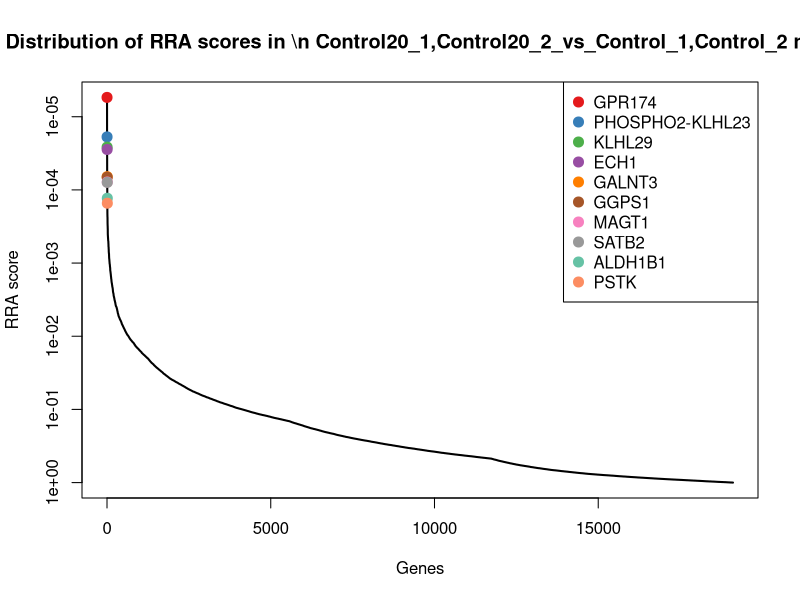
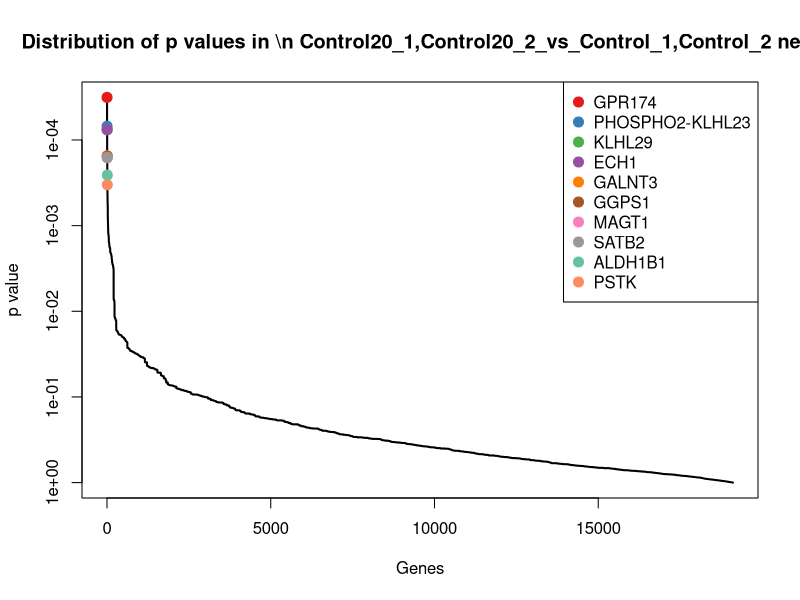
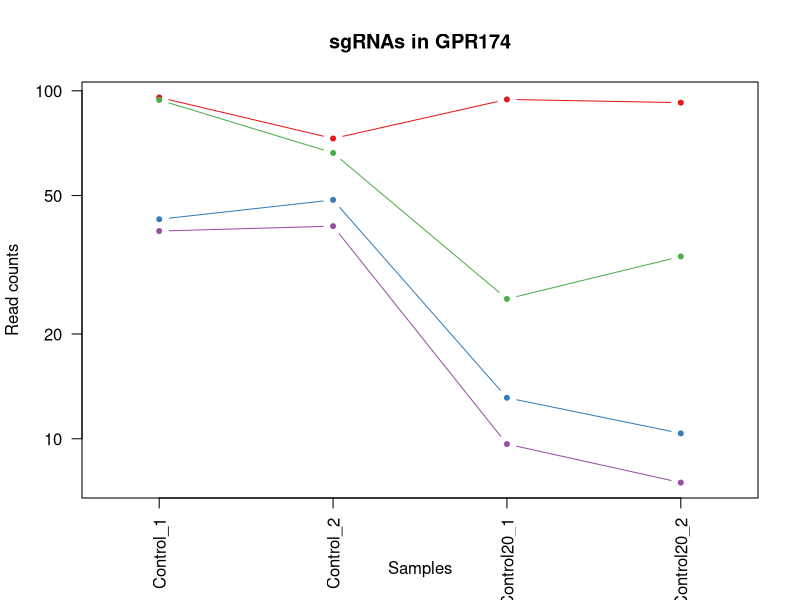
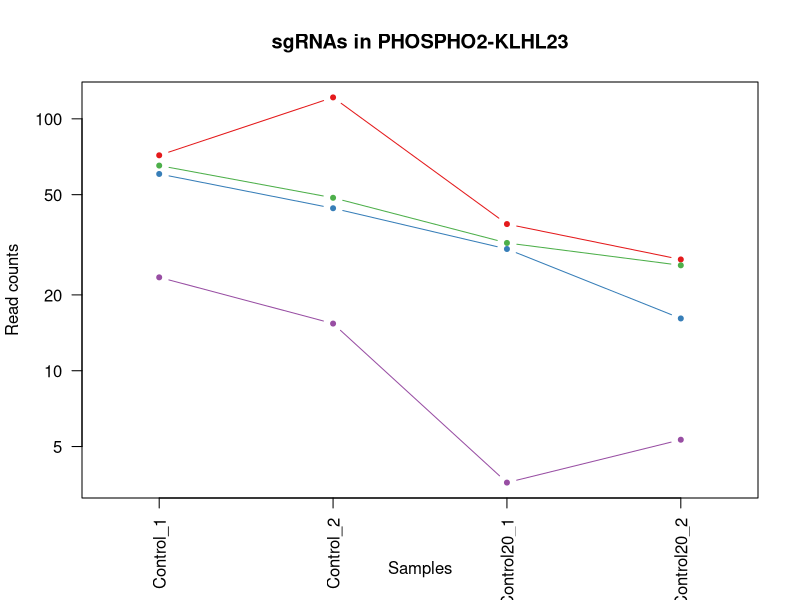
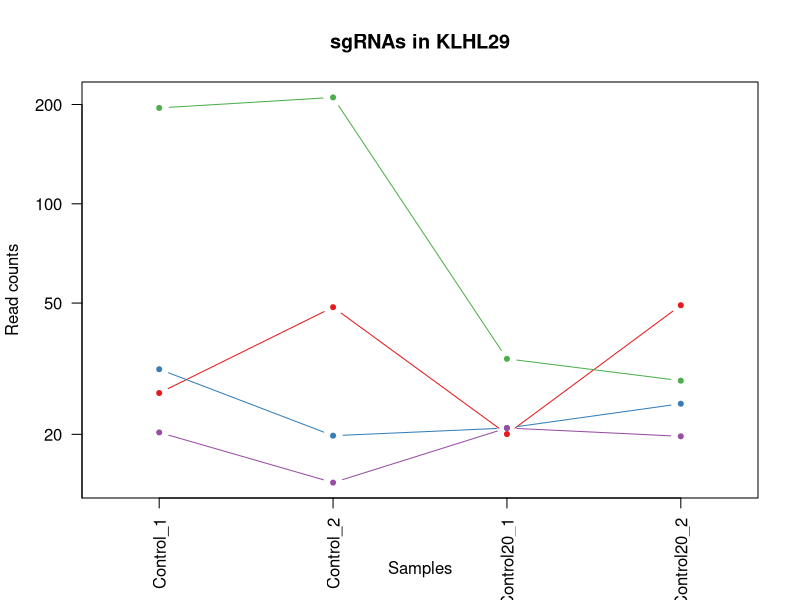
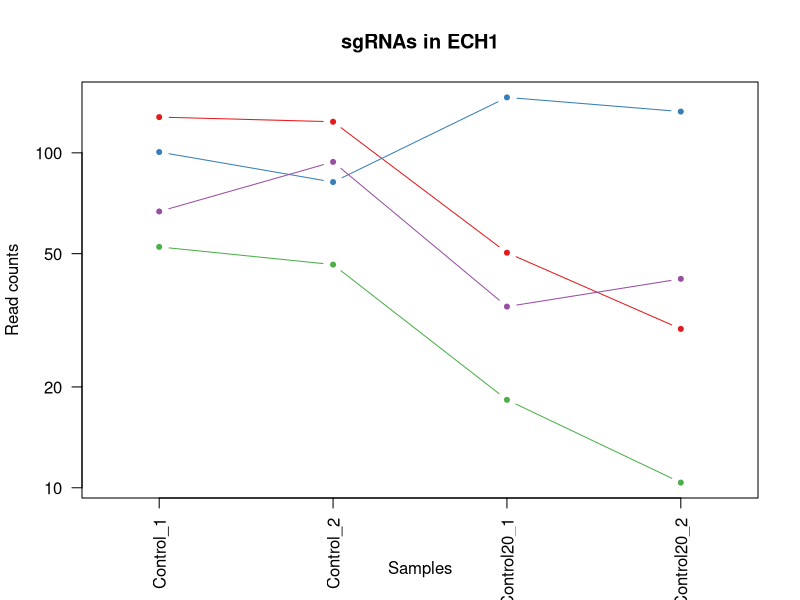
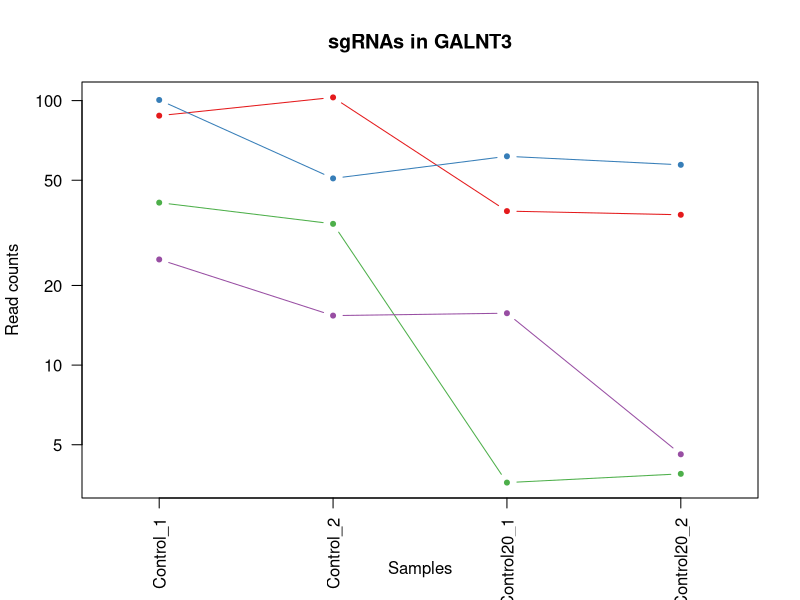
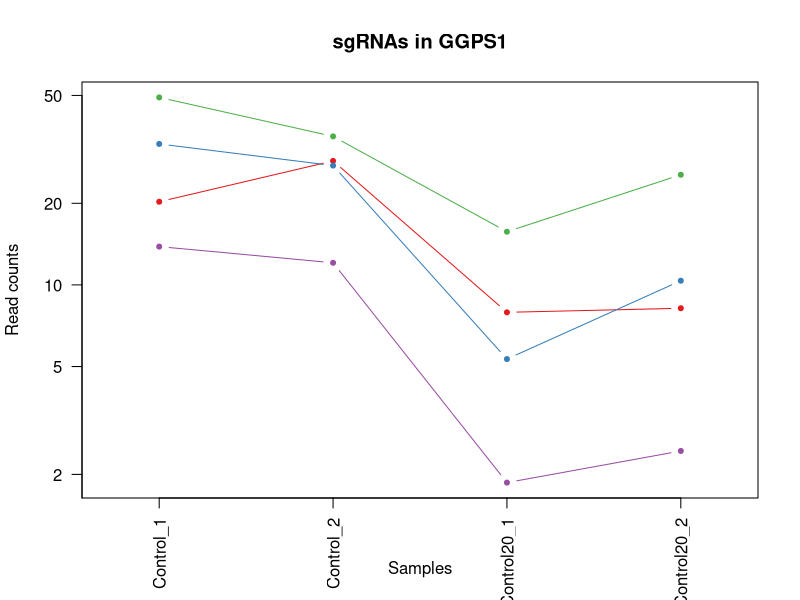

Here is the R script that generated these plots, in order: (Note: this script raises an error after producing the figures.)
pdf(file='mageck_essential.pdf',width=4.5,height=4.5);
gstable=read.table('mageck_essential.gene_summary.txt',header=T)
# 
#
# parameters
# Do not modify the variables beginning with "__"

# gstablename='__GENE_SUMMARY_FILE__'
startindex=3
# outputfile='__OUTPUT_FILE__'
targetgenelist=c("GPR174","PHOSPHO2-KLHL23","KLHL29","ECH1","GALNT3","GGPS1","MAGT1","SATB2","ALDH1B1","PSTK")
# samplelabel=sub('.\\w+.\\w+$','',colnames(gstable)[startindex]);
samplelabel='Control20_1,Control20_2_vs_Control_1,Control_2 neg.'


# You need to write some codes in front of this code:
# gstable=read.table(gstablename,header=T)
# pdf(file=outputfile,width=6,height=6)


# set up color using RColorBrewer
#library(RColorBrewer)
#colors <- brewer.pal(length(targetgenelist), "Set1")

colors=c( "#E41A1C", "#377EB8", "#4DAF4A", "#984EA3", "#FF7F00",  "#A65628", "#F781BF",
          "#999999", "#66C2A5", "#FC8D62", "#8DA0CB", "#E78AC3", "#A6D854", "#FFD92F", "#E5C494", "#B3B3B3", 
          "#8DD3C7", "#FFFFB3", "#BEBADA", "#FB8072", "#80B1D3", "#FDB462", "#B3DE69", "#FCCDE5",
          "#D9D9D9", "#BC80BD", "#CCEBC5", "#FFED6F")

######
# function definition

plotrankedvalues<-function(val, tglist, ...){
  
  plot(val,log='y',ylim=c(max(val),min(val)),type='l',lwd=2, ...)
  if(length(tglist)>0){
    for(i in 1:length(tglist)){
      targetgene=tglist[i];
      tx=which(names(val)==targetgene);ty=val[targetgene];
      points(tx,ty,col=colors[(i %% length(colors)) ],cex=2,pch=20)
      # text(tx+50,ty,targetgene,col=colors[i])
    }
    legend('topright',tglist,pch=20,pt.cex = 2,cex=1,col=colors)
  }
}



plotrandvalues<-function(val,targetgenelist, ...){
  # choose the one with the best distance distribution
  
  mindiffvalue=0;
  randval=val;
  for(i in 1:20){
    randval0=sample(val)
    vindex=sort(which(names(randval0) %in% targetgenelist))
    if(max(vindex)>0.9*length(val)){
      # print('pass...')
      next;
    }
    mindiffind=min(diff(vindex));
    if (mindiffind > mindiffvalue){
      mindiffvalue=mindiffind;
      randval=randval0;
      # print(paste('Diff: ',mindiffvalue))
    }
  }
  plot(randval,log='y',ylim=c(max(randval),min(randval)),pch=20,col='grey', ...)
  
  if(length(targetgenelist)>0){
    for(i in 1:length(targetgenelist)){
      targetgene=targetgenelist[i];
      tx=which(names(randval)==targetgene);ty=randval[targetgene];
      points(tx,ty,col=colors[(i %% length(colors)) ],cex=2,pch=20)
      text(tx+50,ty,targetgene,col=colors[i])
    }
  }
  
}




# set.seed(1235)



pvec=gstable[,startindex]
names(pvec)=gstable[,'id']
pvec=sort(pvec);

plotrankedvalues(pvec,targetgenelist,xlab='Genes',ylab='RRA score',main=paste('Distribution of RRA scores in \\n',samplelabel))

# plotrandvalues(pvec,targetgenelist,xlab='Genes',ylab='RRA score',main=paste('Distribution of RRA scores in \\n',samplelabel))


pvec=gstable[,startindex+1]
names(pvec)=gstable[,'id']
pvec=sort(pvec);

plotrankedvalues(pvec,targetgenelist,xlab='Genes',ylab='p value',main=paste('Distribution of p values in \\n',samplelabel))

# plotrandvalues(pvec,targetgenelist,xlab='Genes',ylab='p value',main=paste('Distribution of p values in \\n',samplelabel))



# you need to write after this code:
# dev.off()






# parameters
# Do not modify the variables beginning with "__"
targetmat=list(c(94.731173748547,71.9343247805209,93.46092679888771,91.46754321285009),c(41.74594097393596,47.58732254711382,12.11530532578174,9.362819383992528),c(93.12556063416484,65.29423326231897,24.23061065156348,32.40975940612798),c(38.534714745171655,39.84054910921157,8.653789518415529,6.481951881225597))
targetgene="GPR174"
collabel=c("Control_1","Control_2","Control20_1","Control20_2")

# set up color using RColorBrewer
#library(RColorBrewer)
#colors <- brewer.pal(length(targetgenelist), "Set1")

colors=c( "#E41A1C", "#377EB8", "#4DAF4A", "#984EA3", "#FF7F00",  "#A65628", "#F781BF",
          "#999999", "#66C2A5", "#FC8D62", "#8DA0CB", "#E78AC3", "#A6D854", "#FFD92F", "#E5C494", "#B3B3B3", 
          "#8DD3C7", "#FFFFB3", "#BEBADA", "#FB8072", "#80B1D3", "#FDB462", "#B3DE69", "#FCCDE5",
          "#D9D9D9", "#BC80BD", "#CCEBC5", "#FFED6F")


## code

targetmatvec=unlist(targetmat)+1
yrange=range(targetmatvec[targetmatvec>0]);
# yrange[1]=1; # set the minimum value to 1
for(i in 1:length(targetmat)){
  vali=targetmat[[i]]+1;
  if(i==1){
    plot(1:length(vali),vali,type='b',las=1,pch=20,main=paste('sgRNAs in',targetgene),ylab='Read counts',xlab='Samples',xlim=c(0.7,length(vali)+0.3),ylim = yrange,col=colors[(i %% length(colors))],xaxt='n',log='y')
    axis(1,at=1:length(vali),labels=(collabel),las=2)
    # lines(0:100,rep(1,101),col='black');
  }else{
    lines(1:length(vali),vali,type='b',pch=20,col=colors[(i %% length(colors))])
  }
}




# parameters
# Do not modify the variables beginning with "__"
targetmat=list(c(70.6469770328147,120.62832924733505,37.21129492918678,26.64802440059412),c(59.407685232139634,43.160594868312536,29.4228843626128,15.124554389526393),c(64.2245245752861,47.58732254711382,31.153642266295904,25.207590649210655),c(22.478583601350135,14.38686495610418,2.5961368555246587,4.321301254150398))
targetgene="PHOSPHO2-KLHL23"
collabel=c("Control_1","Control_2","Control20_1","Control20_2")

# set up color using RColorBrewer
#library(RColorBrewer)
#colors <- brewer.pal(length(targetgenelist), "Set1")

colors=c( "#E41A1C", "#377EB8", "#4DAF4A", "#984EA3", "#FF7F00",  "#A65628", "#F781BF",
          "#999999", "#66C2A5", "#FC8D62", "#8DA0CB", "#E78AC3", "#A6D854", "#FFD92F", "#E5C494", "#B3B3B3", 
          "#8DD3C7", "#FFFFB3", "#BEBADA", "#FB8072", "#80B1D3", "#FDB462", "#B3DE69", "#FCCDE5",
          "#D9D9D9", "#BC80BD", "#CCEBC5", "#FFED6F")


## code

targetmatvec=unlist(targetmat)+1
yrange=range(targetmatvec[targetmatvec>0]);
# yrange[1]=1; # set the minimum value to 1
for(i in 1:length(targetmat)){
  vali=targetmat[[i]]+1;
  if(i==1){
    plot(1:length(vali),vali,type='b',las=1,pch=20,main=paste('sgRNAs in',targetgene),ylab='Read counts',xlab='Samples',xlim=c(0.7,length(vali)+0.3),ylim = yrange,col=colors[(i %% length(colors))],xaxt='n',log='y')
    axis(1,at=1:length(vali),labels=(collabel),las=2)
    # lines(0:100,rep(1,101),col='black');
  }else{
    lines(1:length(vali),vali,type='b',pch=20,col=colors[(i %% length(colors))])
  }
}




# parameters
# Do not modify the variables beginning with "__"
targetmat=list(c(25.689809830114438,47.58732254711382,19.038336940514164,48.25453067134611),c(30.506649173260897,18.813592634905465,19.903715892355716,23.76715689782719),c(194.27918684024044,209.16288282336075,32.88440016997901,28.088458151977587),c(19.267357372585828,13.280183036403859,19.903715892355716,18.725638767985057))
targetgene="KLHL29"
collabel=c("Control_1","Control_2","Control20_1","Control20_2")

# set up color using RColorBrewer
#library(RColorBrewer)
#colors <- brewer.pal(length(targetgenelist), "Set1")

colors=c( "#E41A1C", "#377EB8", "#4DAF4A", "#984EA3", "#FF7F00",  "#A65628", "#F781BF",
          "#999999", "#66C2A5", "#FC8D62", "#8DA0CB", "#E78AC3", "#A6D854", "#FFD92F", "#E5C494", "#B3B3B3", 
          "#8DD3C7", "#FFFFB3", "#BEBADA", "#FB8072", "#80B1D3", "#FDB462", "#B3DE69", "#FCCDE5",
          "#D9D9D9", "#BC80BD", "#CCEBC5", "#FFED6F")


## code

targetmatvec=unlist(targetmat)+1
yrange=range(targetmatvec[targetmatvec>0]);
# yrange[1]=1; # set the minimum value to 1
for(i in 1:length(targetmat)){
  vali=targetmat[[i]]+1;
  if(i==1){
    plot(1:length(vali),vali,type='b',las=1,pch=20,main=paste('sgRNAs in',targetgene),ylab='Read counts',xlab='Samples',xlim=c(0.7,length(vali)+0.3),ylim = yrange,col=colors[(i %% length(colors))],xaxt='n',log='y')
    axis(1,at=1:length(vali),labels=(collabel),las=2)
    # lines(0:100,rep(1,101),col='black');
  }else{
    lines(1:length(vali),vali,type='b',pch=20,col=colors[(i %% length(colors))])
  }
}




# parameters
# Do not modify the variables beginning with "__"
targetmat=list(c(126.84343603619004,122.84169308673569,49.32660025496851,28.80867502766932),c(99.54801309169345,80.78778013812347,145.38366390938089,131.79968825158713),c(51.379619660228876,45.37395870771318,17.307579036831058,9.362819383992528),c(65.83013768966825,92.961281254827,33.749779121820566,41.05236191442878))
targetgene="ECH1"
collabel=c("Control_1","Control_2","Control20_1","Control20_2")

# set up color using RColorBrewer
#library(RColorBrewer)
#colors <- brewer.pal(length(targetgenelist), "Set1")

colors=c( "#E41A1C", "#377EB8", "#4DAF4A", "#984EA3", "#FF7F00",  "#A65628", "#F781BF",
          "#999999", "#66C2A5", "#FC8D62", "#8DA0CB", "#E78AC3", "#A6D854", "#FFD92F", "#E5C494", "#B3B3B3", 
          "#8DD3C7", "#FFFFB3", "#BEBADA", "#FB8072", "#80B1D3", "#FDB462", "#B3DE69", "#FCCDE5",
          "#D9D9D9", "#BC80BD", "#CCEBC5", "#FFED6F")


## code

targetmatvec=unlist(targetmat)+1
yrange=range(targetmatvec[targetmatvec>0]);
# yrange[1]=1; # set the minimum value to 1
for(i in 1:length(targetmat)){
  vali=targetmat[[i]]+1;
  if(i==1){
    plot(1:length(vali),vali,type='b',las=1,pch=20,main=paste('sgRNAs in',targetgene),ylab='Read counts',xlab='Samples',xlim=c(0.7,length(vali)+0.3),ylim = yrange,col=colors[(i %% length(colors))],xaxt='n',log='y')
    axis(1,at=1:length(vali),labels=(collabel),las=2)
    # lines(0:100,rep(1,101),col='black');
  }else{
    lines(1:length(vali),vali,type='b',pch=20,col=colors[(i %% length(colors))])
  }
}




# parameters
# Do not modify the variables beginning with "__"
targetmat=list(c(86.70310817663623,101.81473661242957,37.21129492918678,36.01084378458665),c(99.54801309169345,49.800686386514464,60.5765266289087,56.176916303955174),c(40.14032785955381,33.200457591009645,2.5961368555246587,2.880867502766932),c(24.084196715732286,14.38686495610418,14.7114421813064,3.601084378458665))
targetgene="GALNT3"
collabel=c("Control_1","Control_2","Control20_1","Control20_2")

# set up color using RColorBrewer
#library(RColorBrewer)
#colors <- brewer.pal(length(targetgenelist), "Set1")

colors=c( "#E41A1C", "#377EB8", "#4DAF4A", "#984EA3", "#FF7F00",  "#A65628", "#F781BF",
          "#999999", "#66C2A5", "#FC8D62", "#8DA0CB", "#E78AC3", "#A6D854", "#FFD92F", "#E5C494", "#B3B3B3", 
          "#8DD3C7", "#FFFFB3", "#BEBADA", "#FB8072", "#80B1D3", "#FDB462", "#B3DE69", "#FCCDE5",
          "#D9D9D9", "#BC80BD", "#CCEBC5", "#FFED6F")


## code

targetmatvec=unlist(targetmat)+1
yrange=range(targetmatvec[targetmatvec>0]);
# yrange[1]=1; # set the minimum value to 1
for(i in 1:length(targetmat)){
  vali=targetmat[[i]]+1;
  if(i==1){
    plot(1:length(vali),vali,type='b',las=1,pch=20,main=paste('sgRNAs in',targetgene),ylab='Read counts',xlab='Samples',xlim=c(0.7,length(vali)+0.3),ylim = yrange,col=colors[(i %% length(colors))],xaxt='n',log='y')
    axis(1,at=1:length(vali),labels=(collabel),las=2)
    # lines(0:100,rep(1,101),col='black');
  }else{
    lines(1:length(vali),vali,type='b',pch=20,col=colors[(i %% length(colors))])
  }
}




# parameters
# Do not modify the variables beginning with "__"
targetmat=list(c(19.267357372585828,27.66704799250804,6.923031614732423,7.20216875691733),c(32.11226228764305,26.560366072807717,4.3268947592077645,9.362819383992528),c(48.16839343146457,34.307139510709966,14.7114421813064,24.48737377351892),c(12.844904915057219,11.066819197003214,0.8653789518415529,1.440433751383466))
targetgene="GGPS1"
collabel=c("Control_1","Control_2","Control20_1","Control20_2")

# set up color using RColorBrewer
#library(RColorBrewer)
#colors <- brewer.pal(length(targetgenelist), "Set1")

colors=c( "#E41A1C", "#377EB8", "#4DAF4A", "#984EA3", "#FF7F00",  "#A65628", "#F781BF",
          "#999999", "#66C2A5", "#FC8D62", "#8DA0CB", "#E78AC3", "#A6D854", "#FFD92F", "#E5C494", "#B3B3B3", 
          "#8DD3C7", "#FFFFB3", "#BEBADA", "#FB8072", "#80B1D3", "#FDB462", "#B3DE69", "#FCCDE5",
          "#D9D9D9", "#BC80BD", "#CCEBC5", "#FFED6F")


## code

targetmatvec=unlist(targetmat)+1
yrange=range(targetmatvec[targetmatvec>0]);
# yrange[1]=1; # set the minimum value to 1
for(i in 1:length(targetmat)){
  vali=targetmat[[i]]+1;
  if(i==1){
    plot(1:length(vali),vali,type='b',las=1,pch=20,main=paste('sgRNAs in',targetgene),ylab='Read counts',xlab='Samples',xlim=c(0.7,length(vali)+0.3),ylim = yrange,col=colors[(i %% length(colors))],xaxt='n',log='y')
    axis(1,at=1:length(vali),labels=(collabel),las=2)
    # lines(0:100,rep(1,101),col='black');
  }else{
    lines(1:length(vali),vali,type='b',pch=20,col=colors[(i %% length(colors))])
  }
}




# parameters
# Do not modify the variables beginning with "__"
targetmat=list(c(158.95569832383308,203.62947322485914,24.23061065156348,18.725638767985057),c(36.9291016307895,33.200457591009645,25.095989603405034,29.528891903361053),c(20.87297048696798,15.493546875804501,4.3268947592077645,1.440433751383466),c(32.11226228764305,13.280183036403859,17.307579036831058,18.005421892293324))
targetgene="MAGT1"
collabel=c("Control_1","Control_2","Control20_1","Control20_2")

# set up color using RColorBrewer
#library(RColorBrewer)
#colors <- brewer.pal(length(targetgenelist), "Set1")

colors=c( "#E41A1C", "#377EB8", "#4DAF4A", "#984EA3", "#FF7F00",  "#A65628", "#F781BF",
          "#999999", "#66C2A5", "#FC8D62", "#8DA0CB", "#E78AC3", "#A6D854", "#FFD92F", "#E5C494", "#B3B3B3", 
          "#8DD3C7", "#FFFFB3", "#BEBADA", "#FB8072", "#80B1D3", "#FDB462", "#B3DE69", "#FCCDE5",
          "#D9D9D9", "#BC80BD", "#CCEBC5", "#FFED6F")


## code

targetmatvec=unlist(targetmat)+1
yrange=range(targetmatvec[targetmatvec>0]);
# yrange[1]=1; # set the minimum value to 1
for(i in 1:length(targetmat)){
  vali=targetmat[[i]]+1;
  if(i==1){
    plot(1:length(vali),vali,type='b',las=1,pch=20,main=paste('sgRNAs in',targetgene),ylab='Read counts',xlab='Samples',xlim=c(0.7,length(vali)+0.3),ylim = yrange,col=colors[(i %% length(colors))],xaxt='n',log='y')
    axis(1,at=1:length(vali),labels=(collabel),las=2)
    # lines(0:100,rep(1,101),col='black');
  }else{
    lines(1:length(vali),vali,type='b',pch=20,col=colors[(i %% length(colors))])
  }
}




# parameters
# Do not modify the variables beginning with "__"
targetmat=list(c(43.35155408831812,44.26727678801286,12.980684277623293,15.124554389526393),c(33.7178754020252,52.014050225915106,10.384547422098635,7.20216875691733),c(44.95716720270027,55.33409598501608,27.692126458929692,23.76715689782719),c(52.98523277461103,40.947231028911894,25.961368555246587,22.326723146443722))
targetgene="SATB2"
collabel=c("Control_1","Control_2","Control20_1","Control20_2")

# set up color using RColorBrewer
#library(RColorBrewer)
#colors <- brewer.pal(length(targetgenelist), "Set1")

colors=c( "#E41A1C", "#377EB8", "#4DAF4A", "#984EA3", "#FF7F00",  "#A65628", "#F781BF",
          "#999999", "#66C2A5", "#FC8D62", "#8DA0CB", "#E78AC3", "#A6D854", "#FFD92F", "#E5C494", "#B3B3B3", 
          "#8DD3C7", "#FFFFB3", "#BEBADA", "#FB8072", "#80B1D3", "#FDB462", "#B3DE69", "#FCCDE5",
          "#D9D9D9", "#BC80BD", "#CCEBC5", "#FFED6F")


## code

targetmatvec=unlist(targetmat)+1
yrange=range(targetmatvec[targetmatvec>0]);
# yrange[1]=1; # set the minimum value to 1
for(i in 1:length(targetmat)){
  vali=targetmat[[i]]+1;
  if(i==1){
    plot(1:length(vali),vali,type='b',las=1,pch=20,main=paste('sgRNAs in',targetgene),ylab='Read counts',xlab='Samples',xlim=c(0.7,length(vali)+0.3),ylim = yrange,col=colors[(i %% length(colors))],xaxt='n',log='y')
    axis(1,at=1:length(vali),labels=(collabel),las=2)
    # lines(0:100,rep(1,101),col='black');
  }else{
    lines(1:length(vali),vali,type='b',pch=20,col=colors[(i %% length(colors))])
  }
}




# parameters
# Do not modify the variables beginning with "__"
targetmat=list(c(19.267357372585828,28.77372991220836,20.76909484419727,21.60650627075199),c(81.88626883348977,173.74906139295047,10.384547422098635,10.803253135375995),c(32.11226228764305,23.24032031370675,12.980684277623293,12.24368688675946),c(27.29542294449659,14.38686495610418,15.576821133147952,25.927807524902388))
targetgene="ALDH1B1"
collabel=c("Control_1","Control_2","Control20_1","Control20_2")

# set up color using RColorBrewer
#library(RColorBrewer)
#colors <- brewer.pal(length(targetgenelist), "Set1")

colors=c( "#E41A1C", "#377EB8", "#4DAF4A", "#984EA3", "#FF7F00",  "#A65628", "#F781BF",
          "#999999", "#66C2A5", "#FC8D62", "#8DA0CB", "#E78AC3", "#A6D854", "#FFD92F", "#E5C494", "#B3B3B3", 
          "#8DD3C7", "#FFFFB3", "#BEBADA", "#FB8072", "#80B1D3", "#FDB462", "#B3DE69", "#FCCDE5",
          "#D9D9D9", "#BC80BD", "#CCEBC5", "#FFED6F")


## code

targetmatvec=unlist(targetmat)+1
yrange=range(targetmatvec[targetmatvec>0]);
# yrange[1]=1; # set the minimum value to 1
for(i in 1:length(targetmat)){
  vali=targetmat[[i]]+1;
  if(i==1){
    plot(1:length(vali),vali,type='b',las=1,pch=20,main=paste('sgRNAs in',targetgene),ylab='Read counts',xlab='Samples',xlim=c(0.7,length(vali)+0.3),ylim = yrange,col=colors[(i %% length(colors))],xaxt='n',log='y')
    axis(1,at=1:length(vali),labels=(collabel),las=2)
    # lines(0:100,rep(1,101),col='black');
  }else{
    lines(1:length(vali),vali,type='b',pch=20,col=colors[(i %% length(colors))])
  }
}




# parameters
# Do not modify the variables beginning with "__"
targetmat=list(c(118.81537046427927,83.00114397752411,52.78811606233472,62.65886818518077),c(166.98376389574383,158.25551451714597,79.61486356942287,103.71123009960955),c(105.97046554922206,101.81473661242957,45.8650844476023,38.89171128735358),c(48.16839343146457,61.974187503218005,41.53818968839454,33.129976281819715))
targetgene="PSTK"
collabel=c("Control_1","Control_2","Control20_1","Control20_2")

# set up color using RColorBrewer
#library(RColorBrewer)
#colors <- brewer.pal(length(targetgenelist), "Set1")

colors=c( "#E41A1C", "#377EB8", "#4DAF4A", "#984EA3", "#FF7F00",  "#A65628", "#F781BF",
          "#999999", "#66C2A5", "#FC8D62", "#8DA0CB", "#E78AC3", "#A6D854", "#FFD92F", "#E5C494", "#B3B3B3", 
          "#8DD3C7", "#FFFFB3", "#BEBADA", "#FB8072", "#80B1D3", "#FDB462", "#B3DE69", "#FCCDE5",
          "#D9D9D9", "#BC80BD", "#CCEBC5", "#FFED6F")


## code

targetmatvec=unlist(targetmat)+1
yrange=range(targetmatvec[targetmatvec>0]);
# yrange[1]=1; # set the minimum value to 1
for(i in 1:length(targetmat)){
  vali=targetmat[[i]]+1;
  if(i==1){
    plot(1:length(vali),vali,type='b',las=1,pch=20,main=paste('sgRNAs in',targetgene),ylab='Read counts',xlab='Samples',xlim=c(0.7,length(vali)+0.3),ylim = yrange,col=colors[(i %% length(colors))],xaxt='n',log='y')
    axis(1,at=1:length(vali),labels=(collabel),las=2)
    # lines(0:100,rep(1,101),col='black');
  }else{
    lines(1:length(vali),vali,type='b',pch=20,col=colors[(i %% length(colors))])
  }
}



# 
#
# parameters
# Do not modify the variables beginning with "__"

# gstablename='__GENE_SUMMARY_FILE__'
startindex=9
# outputfile='__OUTPUT_FILE__'
targetgenelist=c("OR11H1","FBXO47","DPM1","CPT1B","VSIG10L","TPST2","PPIAL4G","STBD1","THSD7A","PRRC2B")
# samplelabel=sub('.\\w+.\\w+$','',colnames(gstable)[startindex]);
samplelabel='Control20_1,Control20_2_vs_Control_1,Control_2 pos.'


# You need to write some codes in front of this code:
# gstable=read.table(gstablename,header=T)
# pdf(file=outputfile,width=6,height=6)


# set up color using RColorBrewer
#library(RColorBrewer)
#colors <- brewer.pal(length(targetgenelist), "Set1")

colors=c( "#E41A1C", "#377EB8", "#4DAF4A", "#984EA3", "#FF7F00",  "#A65628", "#F781BF",
          "#999999", "#66C2A5", "#FC8D62", "#8DA0CB", "#E78AC3", "#A6D854", "#FFD92F", "#E5C494", "#B3B3B3", 
          "#8DD3C7", "#FFFFB3", "#BEBADA", "#FB8072", "#80B1D3", "#FDB462", "#B3DE69", "#FCCDE5",
          "#D9D9D9", "#BC80BD", "#CCEBC5", "#FFED6F")

######
# function definition

plotrankedvalues<-function(val, tglist, ...){
  
  plot(val,log='y',ylim=c(max(val),min(val)),type='l',lwd=2, ...)
  if(length(tglist)>0){
    for(i in 1:length(tglist)){
      targetgene=tglist[i];
      tx=which(names(val)==targetgene);ty=val[targetgene];
      points(tx,ty,col=colors[(i %% length(colors)) ],cex=2,pch=20)
      # text(tx+50,ty,targetgene,col=colors[i])
    }
    legend('topright',tglist,pch=20,pt.cex = 2,cex=1,col=colors)
  }
}



plotrandvalues<-function(val,targetgenelist, ...){
  # choose the one with the best distance distribution
  
  mindiffvalue=0;
  randval=val;
  for(i in 1:20){
    randval0=sample(val)
    vindex=sort(which(names(randval0) %in% targetgenelist))
    if(max(vindex)>0.9*length(val)){
      # print('pass...')
      next;
    }
    mindiffind=min(diff(vindex));
    if (mindiffind > mindiffvalue){
      mindiffvalue=mindiffind;
      randval=randval0;
      # print(paste('Diff: ',mindiffvalue))
    }
  }
  plot(randval,log='y',ylim=c(max(randval),min(randval)),pch=20,col='grey', ...)
  
  if(length(targetgenelist)>0){
    for(i in 1:length(targetgenelist)){
      targetgene=targetgenelist[i];
      tx=which(names(randval)==targetgene);ty=randval[targetgene];
      points(tx,ty,col=colors[(i %% length(colors)) ],cex=2,pch=20)
      text(tx+50,ty,targetgene,col=colors[i])
    }
  }
  
}




# set.seed(1235)



pvec=gstable[,startindex]
names(pvec)=gstable[,'id']
pvec=sort(pvec);

plotrankedvalues(pvec,targetgenelist,xlab='Genes',ylab='RRA score',main=paste('Distribution of RRA scores in \\n',samplelabel))

# plotrandvalues(pvec,targetgenelist,xlab='Genes',ylab='RRA score',main=paste('Distribution of RRA scores in \\n',samplelabel))


pvec=gstable[,startindex+1]
names(pvec)=gstable[,'id']
pvec=sort(pvec);

plotrankedvalues(pvec,targetgenelist,xlab='Genes',ylab='p value',main=paste('Distribution of p values in \\n',samplelabel))

# plotrandvalues(pvec,targetgenelist,xlab='Genes',ylab='p value',main=paste('Distribution of p values in \\n',samplelabel))



# you need to write after this code:
# dev.off()






# parameters
# Do not modify the variables beginning with "__"
targetmat=list(c(70.6469770328147,53.120732145615435,96.92244260625392,107.31231447806822),c(9.633678686292914,8.853455357602572,3.4615158073662116,2.160650627075199),c(11.239291800675067,6.640091518201929,72.69183195469044,69.8610369420981),c(12.844904915057219,5.533409598501607,77.88410566573975,70.58125381778983))
targetgene="OR11H1"
collabel=c("Control_1","Control_2","Control20_1","Control20_2")

# set up color using RColorBrewer
#library(RColorBrewer)
#colors <- brewer.pal(length(targetgenelist), "Set1")

colors=c( "#E41A1C", "#377EB8", "#4DAF4A", "#984EA3", "#FF7F00",  "#A65628", "#F781BF",
          "#999999", "#66C2A5", "#FC8D62", "#8DA0CB", "#E78AC3", "#A6D854", "#FFD92F", "#E5C494", "#B3B3B3", 
          "#8DD3C7", "#FFFFB3", "#BEBADA", "#FB8072", "#80B1D3", "#FDB462", "#B3DE69", "#FCCDE5",
          "#D9D9D9", "#BC80BD", "#CCEBC5", "#FFED6F")


## code

targetmatvec=unlist(targetmat)+1
yrange=range(targetmatvec[targetmatvec>0]);
# yrange[1]=1; # set the minimum value to 1
for(i in 1:length(targetmat)){
  vali=targetmat[[i]]+1;
  if(i==1){
    plot(1:length(vali),vali,type='b',las=1,pch=20,main=paste('sgRNAs in',targetgene),ylab='Read counts',xlab='Samples',xlim=c(0.7,length(vali)+0.3),ylim = yrange,col=colors[(i %% length(colors))],xaxt='n',log='y')
    axis(1,at=1:length(vali),labels=(collabel),las=2)
    # lines(0:100,rep(1,101),col='black');
  }else{
    lines(1:length(vali),vali,type='b',pch=20,col=colors[(i %% length(colors))])
  }
}




# parameters
# Do not modify the variables beginning with "__"
targetmat=list(c(17.661744258203676,7.746773437902251,54.518873966017836,53.29604880118824),c(8.028065571910762,15.493546875804501,102.11471631730325,73.46212132055676),c(4.816839343146457,6.640091518201929,34.615158073662116,27.368241276285854),c(36.9291016307895,22.13363839400643,24.23061065156348,22.326723146443722))
targetgene="FBXO47"
collabel=c("Control_1","Control_2","Control20_1","Control20_2")

# set up color using RColorBrewer
#library(RColorBrewer)
#colors <- brewer.pal(length(targetgenelist), "Set1")

colors=c( "#E41A1C", "#377EB8", "#4DAF4A", "#984EA3", "#FF7F00",  "#A65628", "#F781BF",
          "#999999", "#66C2A5", "#FC8D62", "#8DA0CB", "#E78AC3", "#A6D854", "#FFD92F", "#E5C494", "#B3B3B3", 
          "#8DD3C7", "#FFFFB3", "#BEBADA", "#FB8072", "#80B1D3", "#FDB462", "#B3DE69", "#FCCDE5",
          "#D9D9D9", "#BC80BD", "#CCEBC5", "#FFED6F")


## code

targetmatvec=unlist(targetmat)+1
yrange=range(targetmatvec[targetmatvec>0]);
# yrange[1]=1; # set the minimum value to 1
for(i in 1:length(targetmat)){
  vali=targetmat[[i]]+1;
  if(i==1){
    plot(1:length(vali),vali,type='b',las=1,pch=20,main=paste('sgRNAs in',targetgene),ylab='Read counts',xlab='Samples',xlim=c(0.7,length(vali)+0.3),ylim = yrange,col=colors[(i %% length(colors))],xaxt='n',log='y')
    axis(1,at=1:length(vali),labels=(collabel),las=2)
    # lines(0:100,rep(1,101),col='black');
  }else{
    lines(1:length(vali),vali,type='b',pch=20,col=colors[(i %% length(colors))])
  }
}




# parameters
# Do not modify the variables beginning with "__"
targetmat=list(c(30.506649173260897,48.69400446681414,83.07637937678908,55.45669942826344),c(46.56278031708242,71.9343247805209,102.11471631730325,91.46754321285009),c(41.74594097393596,60.86750558351768,876.628878215493,1056.5581566397723),c(38.534714745171655,47.58732254711382,54.518873966017836,49.694964422729576))
targetgene="DPM1"
collabel=c("Control_1","Control_2","Control20_1","Control20_2")

# set up color using RColorBrewer
#library(RColorBrewer)
#colors <- brewer.pal(length(targetgenelist), "Set1")

colors=c( "#E41A1C", "#377EB8", "#4DAF4A", "#984EA3", "#FF7F00",  "#A65628", "#F781BF",
          "#999999", "#66C2A5", "#FC8D62", "#8DA0CB", "#E78AC3", "#A6D854", "#FFD92F", "#E5C494", "#B3B3B3", 
          "#8DD3C7", "#FFFFB3", "#BEBADA", "#FB8072", "#80B1D3", "#FDB462", "#B3DE69", "#FCCDE5",
          "#D9D9D9", "#BC80BD", "#CCEBC5", "#FFED6F")


## code

targetmatvec=unlist(targetmat)+1
yrange=range(targetmatvec[targetmatvec>0]);
# yrange[1]=1; # set the minimum value to 1
for(i in 1:length(targetmat)){
  vali=targetmat[[i]]+1;
  if(i==1){
    plot(1:length(vali),vali,type='b',las=1,pch=20,main=paste('sgRNAs in',targetgene),ylab='Read counts',xlab='Samples',xlim=c(0.7,length(vali)+0.3),ylim = yrange,col=colors[(i %% length(colors))],xaxt='n',log='y')
    axis(1,at=1:length(vali),labels=(collabel),las=2)
    # lines(0:100,rep(1,101),col='black');
  }else{
    lines(1:length(vali),vali,type='b',pch=20,col=colors[(i %% length(colors))])
  }
}




# parameters
# Do not modify the variables beginning with "__"
targetmat=list(c(11.239291800675067,15.493546875804501,57.98038977338405,39.61192816304531),c(19.267357372585828,33.200457591009645,71.8264530028489,43.93322941719571),c(4.816839343146457,6.640091518201929,20.76909484419727,20.886289395060256),c(22.478583601350135,29.88041183190868,89.9994109915215,64.09930193656423))
targetgene="CPT1B"
collabel=c("Control_1","Control_2","Control20_1","Control20_2")

# set up color using RColorBrewer
#library(RColorBrewer)
#colors <- brewer.pal(length(targetgenelist), "Set1")

colors=c( "#E41A1C", "#377EB8", "#4DAF4A", "#984EA3", "#FF7F00",  "#A65628", "#F781BF",
          "#999999", "#66C2A5", "#FC8D62", "#8DA0CB", "#E78AC3", "#A6D854", "#FFD92F", "#E5C494", "#B3B3B3", 
          "#8DD3C7", "#FFFFB3", "#BEBADA", "#FB8072", "#80B1D3", "#FDB462", "#B3DE69", "#FCCDE5",
          "#D9D9D9", "#BC80BD", "#CCEBC5", "#FFED6F")


## code

targetmatvec=unlist(targetmat)+1
yrange=range(targetmatvec[targetmatvec>0]);
# yrange[1]=1; # set the minimum value to 1
for(i in 1:length(targetmat)){
  vali=targetmat[[i]]+1;
  if(i==1){
    plot(1:length(vali),vali,type='b',las=1,pch=20,main=paste('sgRNAs in',targetgene),ylab='Read counts',xlab='Samples',xlim=c(0.7,length(vali)+0.3),ylim = yrange,col=colors[(i %% length(colors))],xaxt='n',log='y')
    axis(1,at=1:length(vali),labels=(collabel),las=2)
    # lines(0:100,rep(1,101),col='black');
  }else{
    lines(1:length(vali),vali,type='b',pch=20,col=colors[(i %% length(colors))])
  }
}




# parameters
# Do not modify the variables beginning with "__"
targetmat=list(c(17.661744258203676,13.280183036403859,26.82674750708814,25.207590649210655),c(44.95716720270027,50.907368306214785,109.90312688387722,129.63903762451193),c(4.816839343146457,7.746773437902251,40.67281073655299,36.01084378458665),c(49.774006545846724,27.66704799250804,106.44161107651101,102.27079634822609))
targetgene="VSIG10L"
collabel=c("Control_1","Control_2","Control20_1","Control20_2")

# set up color using RColorBrewer
#library(RColorBrewer)
#colors <- brewer.pal(length(targetgenelist), "Set1")

colors=c( "#E41A1C", "#377EB8", "#4DAF4A", "#984EA3", "#FF7F00",  "#A65628", "#F781BF",
          "#999999", "#66C2A5", "#FC8D62", "#8DA0CB", "#E78AC3", "#A6D854", "#FFD92F", "#E5C494", "#B3B3B3", 
          "#8DD3C7", "#FFFFB3", "#BEBADA", "#FB8072", "#80B1D3", "#FDB462", "#B3DE69", "#FCCDE5",
          "#D9D9D9", "#BC80BD", "#CCEBC5", "#FFED6F")


## code

targetmatvec=unlist(targetmat)+1
yrange=range(targetmatvec[targetmatvec>0]);
# yrange[1]=1; # set the minimum value to 1
for(i in 1:length(targetmat)){
  vali=targetmat[[i]]+1;
  if(i==1){
    plot(1:length(vali),vali,type='b',las=1,pch=20,main=paste('sgRNAs in',targetgene),ylab='Read counts',xlab='Samples',xlim=c(0.7,length(vali)+0.3),ylim = yrange,col=colors[(i %% length(colors))],xaxt='n',log='y')
    axis(1,at=1:length(vali),labels=(collabel),las=2)
    # lines(0:100,rep(1,101),col='black');
  }else{
    lines(1:length(vali),vali,type='b',pch=20,col=colors[(i %% length(colors))])
  }
}




# parameters
# Do not modify the variables beginning with "__"
targetmat=list(c(12.844904915057219,21.026956474306107,41.53818968839454,39.61192816304531),c(16.056131143821524,17.706910715205144,51.057358158651624,66.98016943933116),c(11.239291800675067,8.853455357602572,37.21129492918678,36.01084378458665),c(3.2112262287643047,2.213363839400643,11.249926373940188,14.40433751383466))
targetgene="TPST2"
collabel=c("Control_1","Control_2","Control20_1","Control20_2")

# set up color using RColorBrewer
#library(RColorBrewer)
#colors <- brewer.pal(length(targetgenelist), "Set1")

colors=c( "#E41A1C", "#377EB8", "#4DAF4A", "#984EA3", "#FF7F00",  "#A65628", "#F781BF",
          "#999999", "#66C2A5", "#FC8D62", "#8DA0CB", "#E78AC3", "#A6D854", "#FFD92F", "#E5C494", "#B3B3B3", 
          "#8DD3C7", "#FFFFB3", "#BEBADA", "#FB8072", "#80B1D3", "#FDB462", "#B3DE69", "#FCCDE5",
          "#D9D9D9", "#BC80BD", "#CCEBC5", "#FFED6F")


## code

targetmatvec=unlist(targetmat)+1
yrange=range(targetmatvec[targetmatvec>0]);
# yrange[1]=1; # set the minimum value to 1
for(i in 1:length(targetmat)){
  vali=targetmat[[i]]+1;
  if(i==1){
    plot(1:length(vali),vali,type='b',las=1,pch=20,main=paste('sgRNAs in',targetgene),ylab='Read counts',xlab='Samples',xlim=c(0.7,length(vali)+0.3),ylim = yrange,col=colors[(i %% length(colors))],xaxt='n',log='y')
    axis(1,at=1:length(vali),labels=(collabel),las=2)
    # lines(0:100,rep(1,101),col='black');
  }else{
    lines(1:length(vali),vali,type='b',pch=20,col=colors[(i %% length(colors))])
  }
}




# parameters
# Do not modify the variables beginning with "__"
targetmat=list(c(19.267357372585828,33.200457591009645,139.32601124649003,117.39535073775248),c(12.844904915057219,11.066819197003214,66.63417929179957,74.1823381962485),c(4.816839343146457,9.960137277302893,1.7307579036831058,6.481951881225597),c(30.506649173260897,25.453684153107393,27.692126458929692,27.368241276285854))
targetgene="PPIAL4G"
collabel=c("Control_1","Control_2","Control20_1","Control20_2")

# set up color using RColorBrewer
#library(RColorBrewer)
#colors <- brewer.pal(length(targetgenelist), "Set1")

colors=c( "#E41A1C", "#377EB8", "#4DAF4A", "#984EA3", "#FF7F00",  "#A65628", "#F781BF",
          "#999999", "#66C2A5", "#FC8D62", "#8DA0CB", "#E78AC3", "#A6D854", "#FFD92F", "#E5C494", "#B3B3B3", 
          "#8DD3C7", "#FFFFB3", "#BEBADA", "#FB8072", "#80B1D3", "#FDB462", "#B3DE69", "#FCCDE5",
          "#D9D9D9", "#BC80BD", "#CCEBC5", "#FFED6F")


## code

targetmatvec=unlist(targetmat)+1
yrange=range(targetmatvec[targetmatvec>0]);
# yrange[1]=1; # set the minimum value to 1
for(i in 1:length(targetmat)){
  vali=targetmat[[i]]+1;
  if(i==1){
    plot(1:length(vali),vali,type='b',las=1,pch=20,main=paste('sgRNAs in',targetgene),ylab='Read counts',xlab='Samples',xlim=c(0.7,length(vali)+0.3),ylim = yrange,col=colors[(i %% length(colors))],xaxt='n',log='y')
    axis(1,at=1:length(vali),labels=(collabel),las=2)
    # lines(0:100,rep(1,101),col='black');
  }else{
    lines(1:length(vali),vali,type='b',pch=20,col=colors[(i %% length(colors))])
  }
}




# parameters
# Do not modify the variables beginning with "__"
targetmat=list(c(27.29542294449659,19.920274554605786,71.8264530028489,90.02710946146662),c(35.32348851640735,44.26727678801286,40.67281073655299,56.176916303955174),c(14.45051802943937,11.066819197003214,37.21129492918678,56.176916303955174),c(8.028065571910762,18.813592634905465,54.518873966017836,43.21301254150398))
targetgene="STBD1"
collabel=c("Control_1","Control_2","Control20_1","Control20_2")

# set up color using RColorBrewer
#library(RColorBrewer)
#colors <- brewer.pal(length(targetgenelist), "Set1")

colors=c( "#E41A1C", "#377EB8", "#4DAF4A", "#984EA3", "#FF7F00",  "#A65628", "#F781BF",
          "#999999", "#66C2A5", "#FC8D62", "#8DA0CB", "#E78AC3", "#A6D854", "#FFD92F", "#E5C494", "#B3B3B3", 
          "#8DD3C7", "#FFFFB3", "#BEBADA", "#FB8072", "#80B1D3", "#FDB462", "#B3DE69", "#FCCDE5",
          "#D9D9D9", "#BC80BD", "#CCEBC5", "#FFED6F")


## code

targetmatvec=unlist(targetmat)+1
yrange=range(targetmatvec[targetmatvec>0]);
# yrange[1]=1; # set the minimum value to 1
for(i in 1:length(targetmat)){
  vali=targetmat[[i]]+1;
  if(i==1){
    plot(1:length(vali),vali,type='b',las=1,pch=20,main=paste('sgRNAs in',targetgene),ylab='Read counts',xlab='Samples',xlim=c(0.7,length(vali)+0.3),ylim = yrange,col=colors[(i %% length(colors))],xaxt='n',log='y')
    axis(1,at=1:length(vali),labels=(collabel),las=2)
    # lines(0:100,rep(1,101),col='black');
  }else{
    lines(1:length(vali),vali,type='b',pch=20,col=colors[(i %% length(colors))])
  }
}




# parameters
# Do not modify the variables beginning with "__"
targetmat=list(c(20.87297048696798,21.026956474306107,23.365231699721928,20.886289395060256),c(25.689809830114438,35.41382143041029,456.9200865723399,406.92253476582914),c(12.844904915057219,14.38686495610418,3.4615158073662116,2.160650627075199),c(30.506649173260897,16.600228795504822,31.153642266295904,25.927807524902388))
targetgene="THSD7A"
collabel=c("Control_1","Control_2","Control20_1","Control20_2")

# set up color using RColorBrewer
#library(RColorBrewer)
#colors <- brewer.pal(length(targetgenelist), "Set1")

colors=c( "#E41A1C", "#377EB8", "#4DAF4A", "#984EA3", "#FF7F00",  "#A65628", "#F781BF",
          "#999999", "#66C2A5", "#FC8D62", "#8DA0CB", "#E78AC3", "#A6D854", "#FFD92F", "#E5C494", "#B3B3B3", 
          "#8DD3C7", "#FFFFB3", "#BEBADA", "#FB8072", "#80B1D3", "#FDB462", "#B3DE69", "#FCCDE5",
          "#D9D9D9", "#BC80BD", "#CCEBC5", "#FFED6F")


## code

targetmatvec=unlist(targetmat)+1
yrange=range(targetmatvec[targetmatvec>0]);
# yrange[1]=1; # set the minimum value to 1
for(i in 1:length(targetmat)){
  vali=targetmat[[i]]+1;
  if(i==1){
    plot(1:length(vali),vali,type='b',las=1,pch=20,main=paste('sgRNAs in',targetgene),ylab='Read counts',xlab='Samples',xlim=c(0.7,length(vali)+0.3),ylim = yrange,col=colors[(i %% length(colors))],xaxt='n',log='y')
    axis(1,at=1:length(vali),labels=(collabel),las=2)
    # lines(0:100,rep(1,101),col='black');
  }else{
    lines(1:length(vali),vali,type='b',pch=20,col=colors[(i %% length(colors))])
  }
}




# parameters
# Do not modify the variables beginning with "__"
targetmat=list(c(97.9423999773113,129.48178460493762,167.88351665726125,172.8520501660159),c(64.2245245752861,84.10782589722443,146.24904286122245,117.39535073775248),c(40.14032785955381,36.52050335011061,80.48024252126442,84.26537445593276),c(40.14032785955381,32.093775671309324,78.74948461758132,69.14082006640636))
targetgene="PRRC2B"
collabel=c("Control_1","Control_2","Control20_1","Control20_2")

# set up color using RColorBrewer
#library(RColorBrewer)
#colors <- brewer.pal(length(targetgenelist), "Set1")

colors=c( "#E41A1C", "#377EB8", "#4DAF4A", "#984EA3", "#FF7F00",  "#A65628", "#F781BF",
          "#999999", "#66C2A5", "#FC8D62", "#8DA0CB", "#E78AC3", "#A6D854", "#FFD92F", "#E5C494", "#B3B3B3", 
          "#8DD3C7", "#FFFFB3", "#BEBADA", "#FB8072", "#80B1D3", "#FDB462", "#B3DE69", "#FCCDE5",
          "#D9D9D9", "#BC80BD", "#CCEBC5", "#FFED6F")


## code

targetmatvec=unlist(targetmat)+1
yrange=range(targetmatvec[targetmatvec>0]);
# yrange[1]=1; # set the minimum value to 1
for(i in 1:length(targetmat)){
  vali=targetmat[[i]]+1;
  if(i==1){
    plot(1:length(vali),vali,type='b',las=1,pch=20,main=paste('sgRNAs in',targetgene),ylab='Read counts',xlab='Samples',xlim=c(0.7,length(vali)+0.3),ylim = yrange,col=colors[(i %% length(colors))],xaxt='n',log='y')
    axis(1,at=1:length(vali),labels=(collabel),las=2)
    # lines(0:100,rep(1,101),col='black');
  }else{
    lines(1:length(vali),vali,type='b',pch=20,col=colors[(i %% length(colors))])
  }
}



dev.off()
Sweave("mageck_essential_summary.Rnw");
library(tools);

texi2dvi("mageck_essential_summary.tex",pdf=TRUE);
